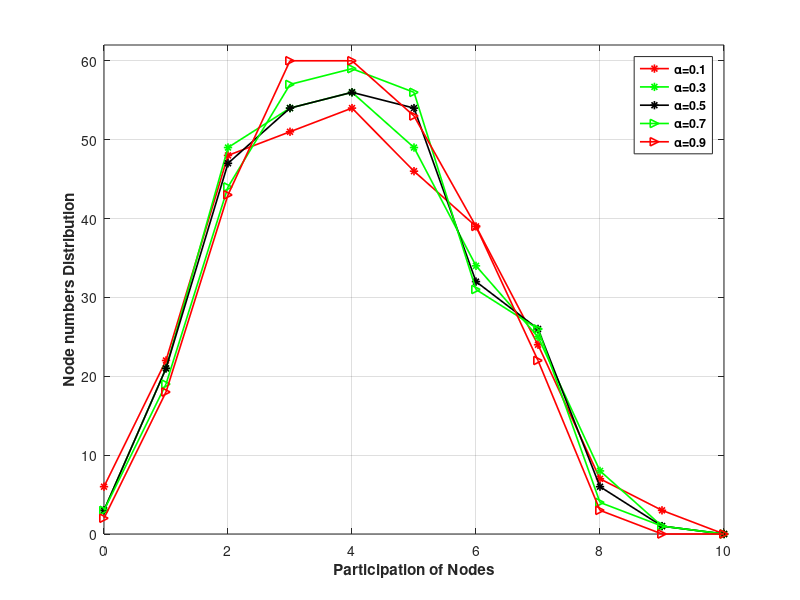

MATLAB code to generate this figure:
% 节点为300时，alpha值为0.1, 0.3,0.5,0.7,0.9 的度分布曲线
clc;
clear;

x = [0,1,2,3,4,5,6,7,8,9,10];
alpha1 = [6 22 48 51 54 46 39 24 7 3 0];
alpha3 = [3 21 49 54 56 49 34 25 8 1 0]; 
alpha5 = [3	21 47 54 56 54 32 26 6 1 0];
alpha7 = [3 19 44 57 59 56 31 26 4 1 0];
alpha9 = [2 18 43 60 60 53 39 22 3 0 0];

figure
h1 = plot(x,alpha1,'-*red','LineWidth',1.2);  hold on;
     plot(x,alpha3,'-*green','LineWidth',1.2);hold on;
     plot(x,alpha5,'-*black','LineWidth',1.2);hold on;
     plot(x,alpha7,'->green','LineWidth',1.2);hold on;
     plot(x,alpha9,'->red','LineWidth',1.2);
     
axis([0,10,0,62]);
xlabel('Participation of Nodes','FontWeight','bold');
ylabel('Node numbers Distribution','FontWeight','bold');
legend('\alpha=0.1','\alpha=0.3','\alpha=0.5','\alpha=0.7','\alpha=0.9','FontWeight','bold');
grid on;
print ('distribution300','-dpng')